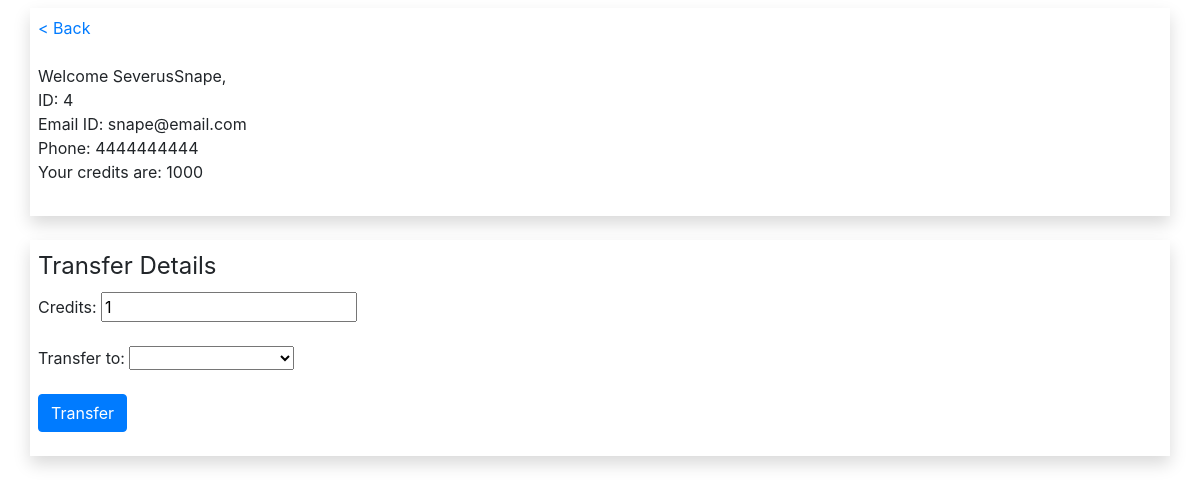
The page /transfer.php?name=SeverusSnape on the database its author committed.
### tables this page shows
CREATE TABLE `users` (
  `ID` int(11) NOT NULL,
  `NAME` varchar(100) NOT NULL,
  `EMAIL` varchar(100) NOT NULL,
  `PHONE` bigint(20) NOT NULL,
  `CURRENT CREDITS` int(11) NOT NULL
);

### transfer.php (the view, shortened to what this page needs)
<?php
    require_once('db_connect.php');
    $name = $_GET['name'];
    $query = "select * from users where NAME='" . $name . "'";
    $result = mysqli_query($link,$query);
    $row = mysqli_fetch_array($result);
    $query = "select NAME from users where NAME<>'" . $row['NAME'] . "'";
    $result = mysqli_query($link,$query);
?>
<html>
	<head>
		<link rel="stylesheet" href="https://stackpath.bootstrapcdn.com/bootstrap/4.3.1/css/bootstrap.min.css">
    </head>
    <body>
		<div class="container mt-2 mb-4 p-2 shadow bg-white">
			<a href="index1.php">&lt; Back</a>
			<br><br>
			Welcome <?php echo $row['NAME'] ?>,
			<br>
			ID: <?php echo $row['ID'] ?>
			<br>
			Email ID: <?php echo $row['EMAIL'] ?>
			<br>
			Phone: <?php echo $row['PHONE'] ?>
			<br>
			Your credits are: <?php echo $row['CURRENT CREDITS'] ?>
			<br><br>
		</div>
		<div class="container mt-2 mb-4 p-2 shadow bg-white">
			<form action="#" method="post">
				<fieldset>
					<legend>Transfer Details</legend>
					Credits: <input type="number" name="credits_tr" min =0 value=1 required>
					<br><br>
					Transfer to: <select NAME="to_user" required>
						<option value =""></option>
					<?php
							while($tname = mysqli_fetch_array($result)) {
								echo "<option value='" . $tname['NAME'] . "'>" . $tname['NAME'] . "</option>";
							}
					?>
					</select>
					<br>
				</fieldset>
				<br>
				<input type="submit" name="transfer" value="Transfer" class="btn btn-primary">
			</form>
		</div>
    </body>
</html>

### rows shown on the page
users: NAME "SeverusSnape", ID "4", EMAIL "snape@email.com", PHONE "4444444444", CURRENT CREDITS "1000"
